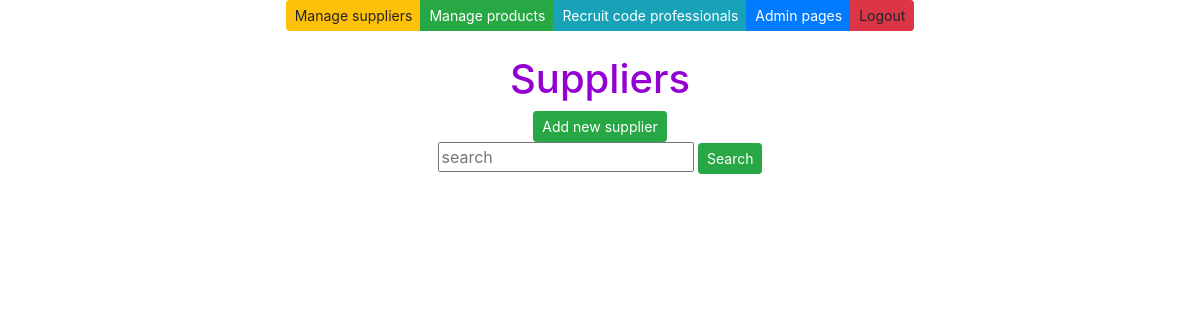
/suppliers/, run on an earlier commit of the app's database.
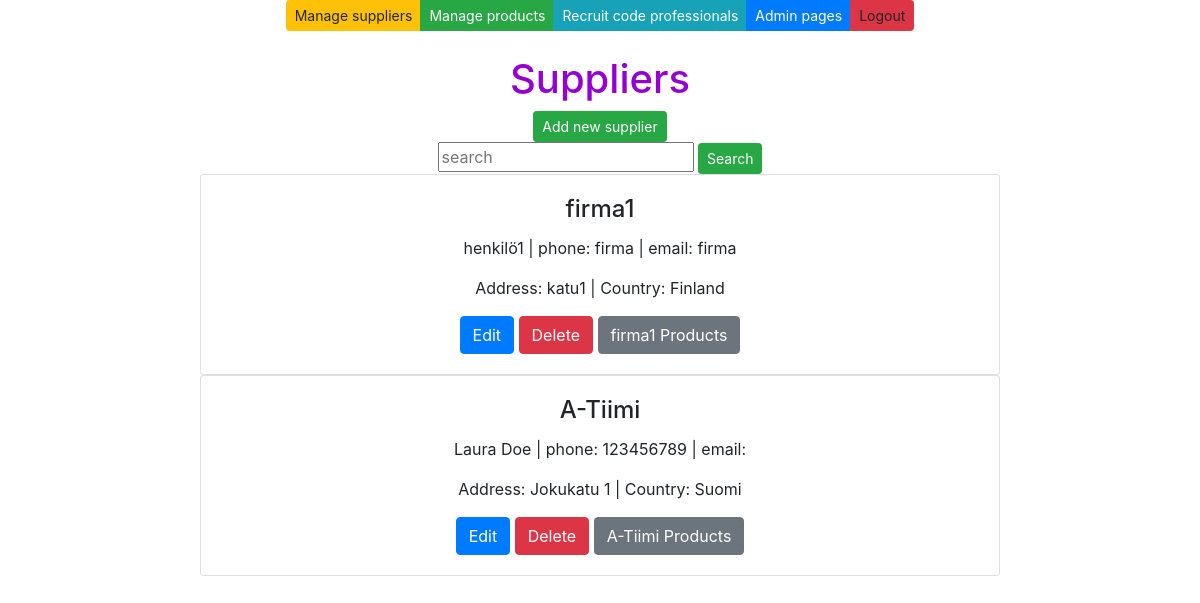
And on a later commit of the database.
### app/models.py (models this page shows, shortened)
class Supplier(models.Model):
    companyname = models.CharField(max_length = 50, default="firma")
    contactname = models.CharField(max_length = 50, default="firma")
    address = models.CharField(max_length = 100, default="firma")
    phone = models.CharField(max_length = 20, default="firma")
    email = models.CharField(max_length = 50, default="firma")
    country = models.CharField(max_length = 50, default="firma")

### app/views.py (the view)
# urls.py: path('suppliers/', supplierlistview),
def supplierlistview(request):
    supplierlist = Supplier.objects.all()
    context = {'suppliers': supplierlist}
    return render (request,"supplierlist.html",context)

### app/templates/supplierlist.html (shortened to what this page needs)
{% extends 'index.html' %}
{% block content %}
<br />
<br />
<h1 style="color: darkviolet">Suppliers</h1>
<button id="add-btn" class="btn btn-success btn-sm" onclick="showaddform()">Add new supplier</button>
        <form method="post" action="/search-suppliers/">
            <input class="card-text" class="card-text" type="text" placeholder="search" name="search">
            <input type="submit" value="Search" class="btn btn-success btn-sm" name="">
        </form>
{% for s in suppliers %}
<div class="card" style="width: 50rem;">
    <div class="card-body">
        <h4 class="card-title">{{s.companyname}}</h4>
        <p class="card-text">{{s.contactname}} | phone: {{s.phone}} | email: {{s.email}} </p>
        <p class="card-text">Address: {{s.address}} | Country: {{s.country}}</p>
        <a href="/edit-supplier-get/{{s.id}}/" class="btn btn-primary">Edit</a>
        <a href="/confirm-delete-supplier/{{s.id}}/" class="btn btn-danger">Delete</a>
        <a href="/products-by-supplier/{{s.id}}/" class="btn btn-secondary">{{s.companyname}} Products</a>
    </div>
</div>
{%endfor%}
{% endblock %}

What changed in the data, as far as the page shows it:
added Supplier: companyname "firma1", contactname "henkilö1", phone "firma", email "firma", address "katu1", country "Finland"
added Supplier: companyname "A-Tiimi", contactname "Laura Doe", phone "123456789", address "Jokukatu 1", country "Suomi"
